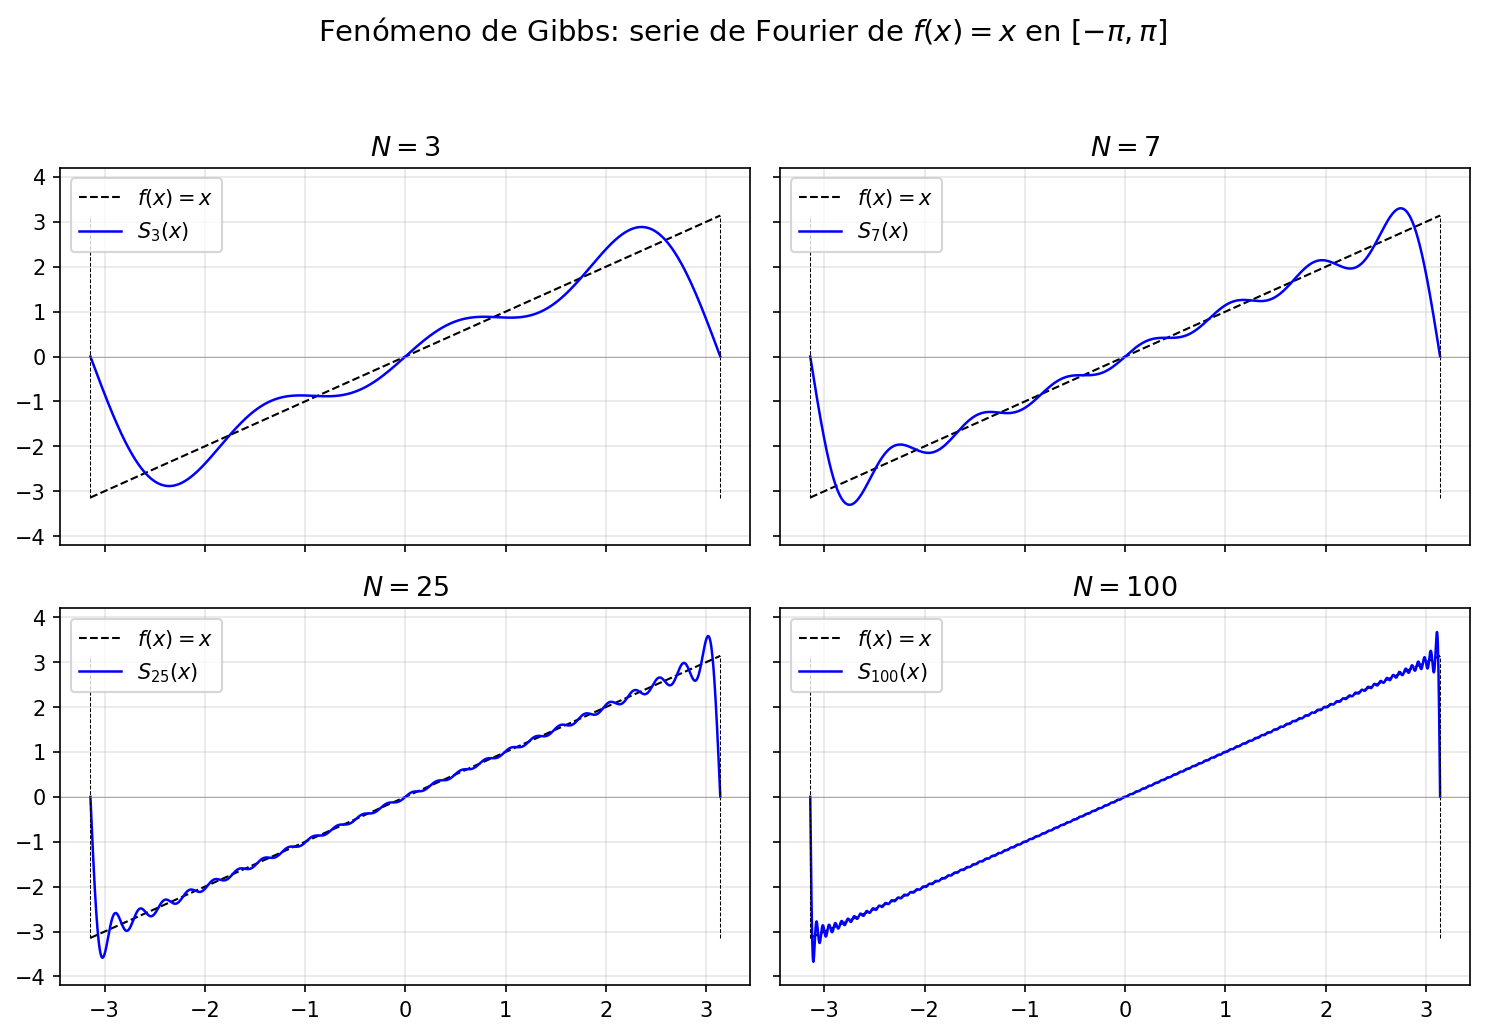

Recreate this plot in Python.
#!/usr/bin/env python3
"""
Ilustración del fenómeno de Gibbs para f(x) = x en [-pi, pi].

La serie de Fourier de f(x) = x (extendida periódicamente) es:
    f(x) = 2 sum_{k=1}^{infty} (-1)^{k+1} sin(kx) / k

Como f(x) = x no es periódica, su extensión 2pi-periódica tiene
discontinuidades de salto en x = ±pi, y la serie de Fourier parcial
presenta el fenómeno de Gibbs: oscilaciones del ~9% del salto que
no desaparecen al aumentar N.
"""

import numpy as np
import matplotlib
matplotlib.use('Agg')
import matplotlib.pyplot as plt

x = np.linspace(-np.pi, np.pi, 2000)
f_exact = x.copy()

Ns = [3, 7, 25, 100]
fig, axes = plt.subplots(2, 2, figsize=(10, 7), sharex=True, sharey=True)

for ax, N in zip(axes.flat, Ns):
    # Suma parcial de la serie de Fourier
    S_N = np.zeros_like(x)
    for k in range(1, N + 1):
        S_N += 2 * (-1)**(k + 1) * np.sin(k * x) / k

    ax.plot(x, f_exact, 'k--', linewidth=1.0, label=r'$f(x) = x$')
    ax.plot(x, S_N, 'b-', linewidth=1.2, label=rf'$S_{{{N}}}(x)$')
    
    # Marcar las discontinuidades de la extensión periódica
    ax.plot([-np.pi, -np.pi], [-np.pi, np.pi], 'k--', linewidth=0.5)
    ax.plot([np.pi, np.pi], [-np.pi, np.pi], 'k--', linewidth=0.5)
    
    ax.set_title(rf'$N = {N}$', fontsize=13)
    ax.legend(fontsize=10, loc='upper left')
    ax.set_xlim(-np.pi - 0.3, np.pi + 0.3)
    ax.set_ylim(-4.2, 4.2)
    ax.axhline(0, color='gray', linewidth=0.3)
    ax.grid(True, alpha=0.3)

fig.suptitle(
    r'Fenómeno de Gibbs: serie de Fourier de $f(x) = x$ en $[-\pi, \pi]$',
    fontsize=14, y=0.98
)
fig.tight_layout(rect=[0, 0, 1, 0.94])
fig.savefig('figuras/gibbs_fx_x.pdf', bbox_inches='tight')
fig.savefig('figuras/gibbs_fx_x.png', bbox_inches='tight', dpi=150)
print("Figuras guardadas en figuras/gibbs_fx_x.pdf y figuras/gibbs_fx_x.png")
